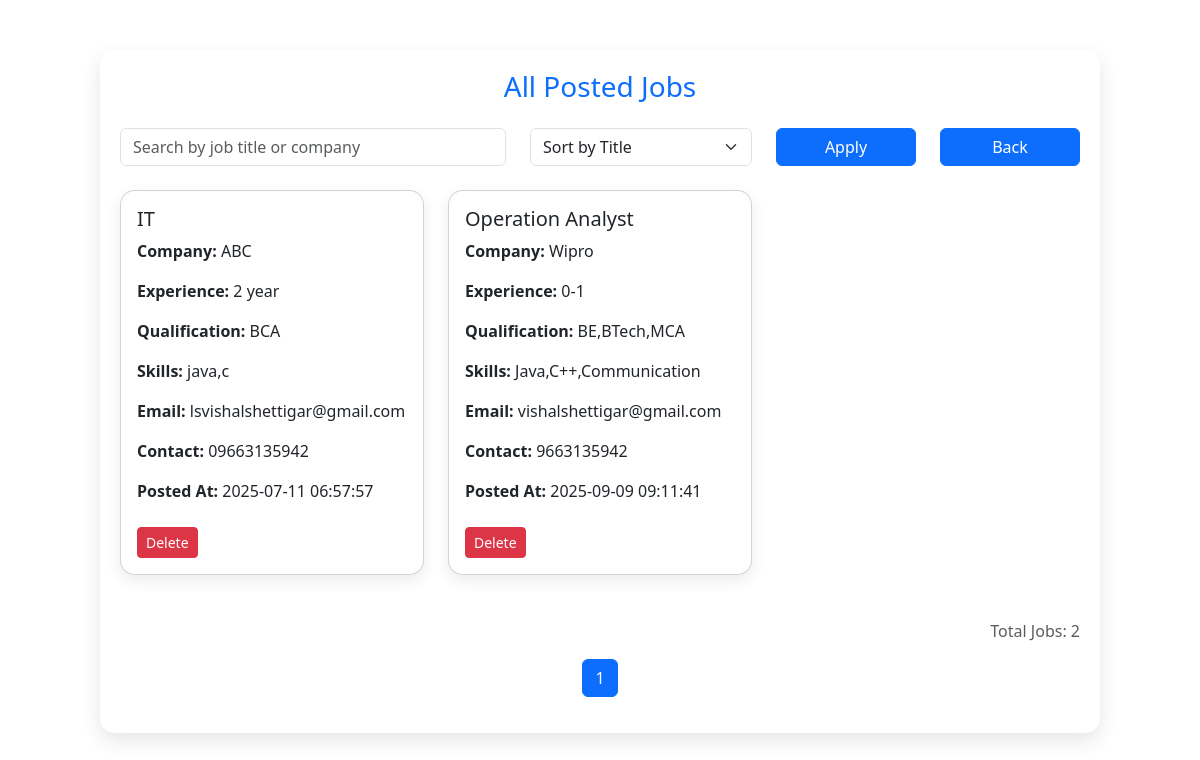
/view-jobs, run on the app's committed database.
### tables this page shows
CREATE TABLE job (
            id INTEGER PRIMARY KEY AUTOINCREMENT,
            recruiter_id INTEGER,
            company TEXT NOT NULL,
            designation TEXT NOT NULL,
            experience_required TEXT,
            qualification TEXT,
            skills_required TEXT,
            contact_number TEXT,
            email TEXT,
            posted_at TIMESTAMP DEFAULT CURRENT_TIMESTAMP
        );

### app.py (the view)
@app.route('/view-jobs')
def view_jobs():
    conn = get_db_connection()
    cursor = conn.cursor()
    search = request.args.get('search', '')
    sort = request.args.get('sort', 'designation')
    page = int(request.args.get('page', 1))
    per_page = 6
    query = "SELECT * FROM job"
    params = []
    if search:
        query += " WHERE company LIKE ? OR designation LIKE ? OR skills_required LIKE ?"
        params.extend([f"%{search}%"] * 3)
    query += f" ORDER BY {sort}"
    cursor.execute(query, params)
    all_jobs = cursor.fetchall()
    total = len(all_jobs)
    total_pages = (total + per_page - 1) // per_page
    jobs = all_jobs[(page - 1) * per_page: page * per_page]
    conn.close()
    return render_template(
        "view_jobs.html",
        jobs=[dict(row) for row in jobs],
        page=page,
        total_pages=total_pages,
        total_jobs=total,
        request=request,
        action_status=request.args.get("status")
    )

### app.py (called while the page is built)
def get_db_connection():
    conn = sqlite3.connect('career_counselor.db')
    conn.row_factory = sqlite3.Row
    return conn

### templates/view_jobs.html (shortened to what this page needs)
<!DOCTYPE html>
<html lang="en">
<head>
  <link rel="stylesheet" href="https://cdn.jsdelivr.net/npm/bootstrap@5.3.0/dist/css/bootstrap.min.css">
</head>
<body>
  <div class="container job-container">
    <h3 class="text-center text-primary mb-4">All Posted Jobs</h3>
    <form method="GET" action="/view-jobs" class="row mb-4">
      <div class="col-md-5">
        <input type="text" class="form-control" name="search" placeholder="Search by job title or company" value="{{ request.args.get('search', '') }}">
      </div>
      <div class="col-md-3">
        <select name="sort" class="form-select">
          <option value="title" {% if request.args.get('sort') == 'title' %}selected{% endif %}>Sort by Title</option>
        </select>
      </div>
      <div class="col-md-2">
        <button type="submit" class="btn btn-primary w-100">Apply</button>
      </div>
      <div class="col-md-2">
        <a href="/admin-dashboard" class="btn btn-primary w-100">Back</a>
      </div>
    </form>
    <div class="row">
      {% for job in jobs %}
      <div class="col-md-4">
        <div class="card job-card p-3">
  <h5>{{ job.designation }}</h5>
  <p><strong>Company:</strong> {{ job.company }}</p>
  <p><strong>Experience:</strong> {{ job.experience_required }}</p>
  <p><strong>Qualification:</strong> {{ job.qualification }}</p>
  <p><strong>Skills:</strong> {{ job.skills_required }}</p>
  <p><strong>Email:</strong> {{ job.email }}</p>
  <p><strong>Contact:</strong> {{ job.contact_number }}</p>
  <p><strong>Posted At:</strong> {{ job.posted_at }}</p>
  <div class="mt-2">
    <form action="/delete-job/{{ job.id }}" method="POST" class="d-inline">
      <button type="submit" class="btn btn-danger btn-sm" onclick="return confirm('Are you sure you want to delete this job?')">Delete</button>
    </form>
  </div>
</div>
      </div>
      {% endfor %}
    </div>
    <p class="mt-4 text-end text-muted">Total Jobs: {{ total_jobs }}</p>
    <nav aria-label="Page navigation example">
      <ul class="pagination justify-content-center">
        {% for p in range(1, total_pages + 1) %}
        <li class="page-item {% if p == page %}active{% endif %}"><a class="page-link" href="?page={{ p }}&search={{ request.args.get('search', '') }}&sort={{ request.args.get('sort', '') }}">{{ p }}</a></li>
        {% endfor %}
      </ul>
    </nav>
  </div>
</body>
</html>

### templates/view_jobs.html (style rules this page uses)
body { background: url('https://images.unsplash.com/photo-1498050108023-c5249f4df085?auto=format&fit=crop&w=1950&q=80') no-repeat center center fixed; background-size: cover; font-family: 'Segoe UI', sans-serif; margin: 0; padding-top: 50px; }
.job-container { max-width: 1000px; margin: auto; padding: 20px; background: rgba(255, 255, 255, 0.95); border-radius: 15px; box-shadow: 0 8px 20px rgba(0,0,0,0.1); }
.job-card { margin-bottom: 20px; border-radius: 15px; box-shadow: 0 6px 15px rgba(0,0,0,0.08); animation: fadeIn 0.6s ease-in-out; position: relative; }

### data on the page
job: designation "IT", company "ABC", experience_required "2 year", qualification "BCA", skills_required "java,c", email "lsvishalshettigar@gmail.com", contact_number "09663135942", posted_at "2025-07-11 06:57:57"
job: designation "Operation Analyst", company "Wipro", experience_required "0-1", qualification "BE,BTech,MCA", skills_required "Java,C++,Communication", email "vishalshettigar@gmail.com", contact_number "9663135942", posted_at "2025-09-09 09:11:41"

### other printed values
{{ total_jobs }} "2"
{{ p }} "1"
